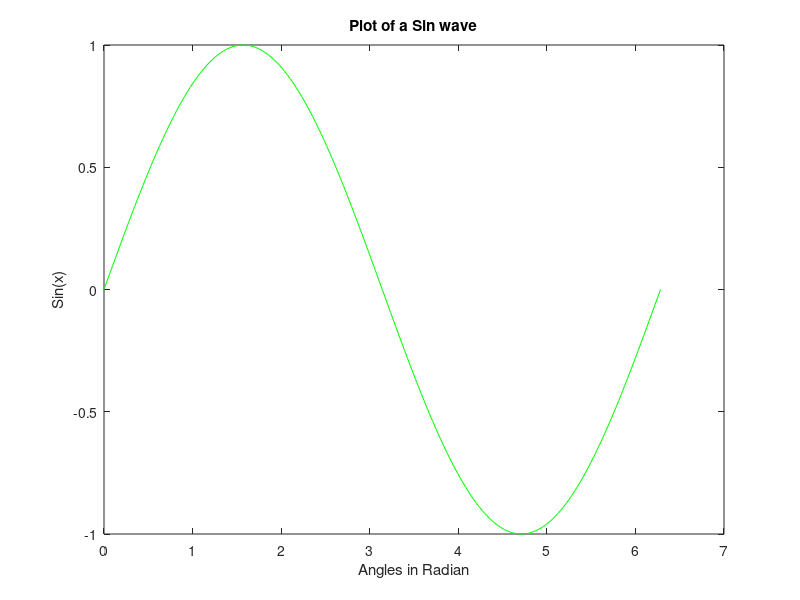

Reproduce this figure in MATLAB.
x = 0 : pi / 100 : 2 * pi;
y = sin(x);

plot(x, y, 'g');

xlabel('Angles in Radian');
ylabel('Sin(x)');
title('Plot of a Sin wave');